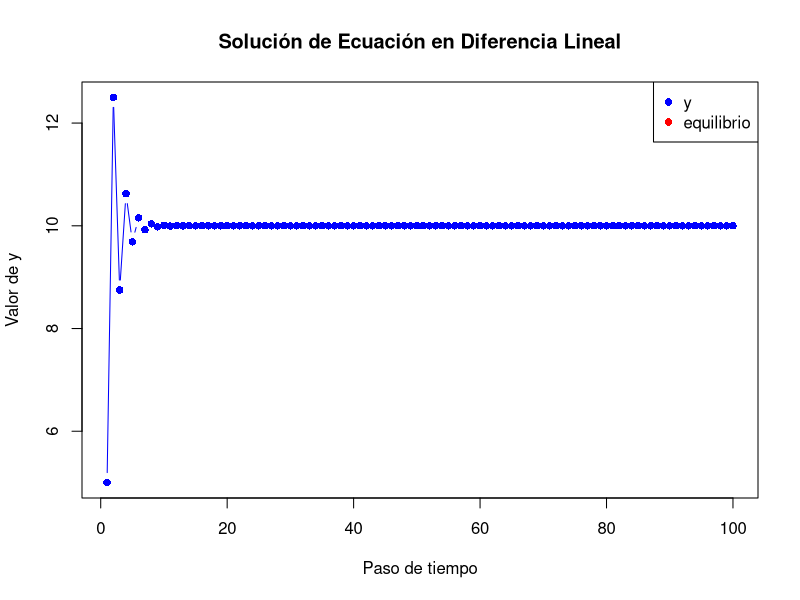

Write the R code that produced this figure.
# Dada Y[t+1]=aY[t]+c
# Definir coeficientes
t=100 #períodos

alpha=5
beta=0.5
delta=5
theta=0.5
sigma=1.5
  
a=1-sigma*(beta+theta)
b=sigma*(alpha+delta)
# Inicializar el vector de salida y
y <- numeric(t)

# Resolver la ecuación en diferencia
y[1] <- 5  # Condición inicial
for (n in 1:(t - 1)) {
  y[n + 1] <- a * y[n] + b 
}

# Mostrar resultados
cat("Valores de y:\n")
cat(y, "\n")

# Graficar los resultados
plot(y, type = "b", pch = 16, col = "blue", xlab = "Paso de tiempo", ylab = "Valor de y", main = "Solución de Ecuación en Diferencia Lineal")

# Agregar líneas para destacar la entrada x
lines(b, type = "o", pch = 16, col = "red")

# Agregar leyendas
legend("topright", legend = c("y", "equilibrio"), col = c("blue", "red"), pch = c(16, 16))
